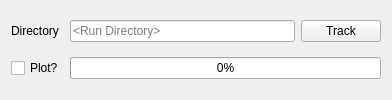
                <widget class="QWidget" name="tab_12">
                 <attribute name="title">
                  <string>Run</string>
                 </attribute>
                 <layout class="QGridLayout" name="gridLayout_2">
                  <item row="0" column="0">
                   <widget class="QLabel" name="directory_label">
                    <property name="text">
                     <string>Directory</string>
                    </property>
                   </widget>
                  </item>
                  <item row="0" column="1">
                   <widget class="QLineEdit" name="directory">
                    <property name="minimumSize">
                     <size>
                      <width>225</width>
                      <height>0</height>
                     </size>
                    </property>
                    <property name="accessibleName">
                     <string>runs:directory</string>
                    </property>
                    <property name="text">
                     <string/>
                    </property>
                    <property name="readOnly">
                     <bool>true</bool>
                    </property>
                    <property name="placeholderText">
                     <string>&lt;Run Directory&gt;</string>
                    </property>
                   </widget>
                  </item>
                  <item row="0" column="2">
                   <widget class="QPushButton" name="runButton">
                    <property name="accessibleName">
                     <string>runButton</string>
                    </property>
                    <property name="text">
                     <string>Track</string>
                    </property>
                   </widget>
                  </item>
                  <item row="1" column="0">
                   <widget class="QCheckBox" name="autoPlotCheckbox">
                    <property name="accessibleName">
                     <string>runs:autoPlot</string>
                    </property>
                    <property name="text">
                     <string>Plot?</string>
                    </property>
                   </widget>
                  </item>
                  <item row="1" column="1" colspan="2">
                   <widget class="QProgressBar" name="progressBar">
                    <property name="accessibleName">
                     <string>progressBar</string>
                    </property>
                    <property name="value">
                     <number>0</number>
                    </property>
                    <property name="textVisible">
                     <bool>true</bool>
                    </property>
                    <property name="format">
                     <string>%p%</string>
                    </property>
                   </widget>
                  </item>
                 </layout>
                </widget>
